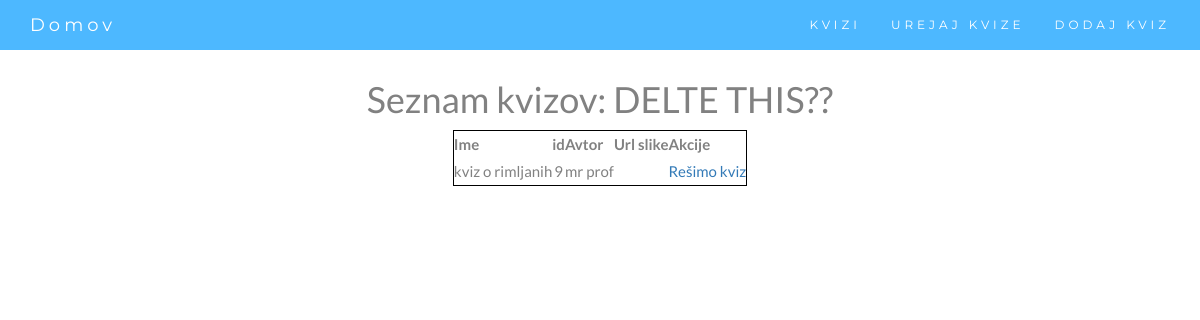
Before: /list_quizes with the older database file.
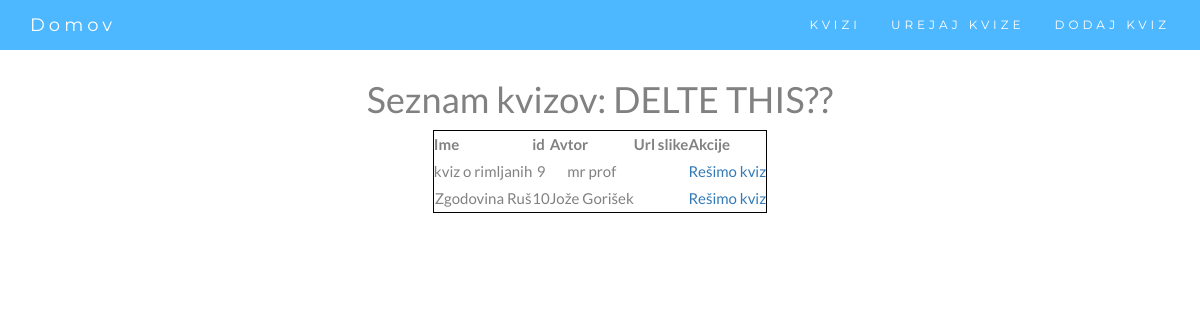
After: the same page with the newer database file.
### webapp/models.py (models this page shows)
class dbQuiz(models.Model):
    id = models.BigAutoField(primary_key=True)
    name = models.CharField(max_length=200, default="Kviz 1")
    author = models.CharField(max_length=200)
    password = models.CharField(max_length=200, default="hec") # geslo za kviz (da ni vsak kviz dostopen vsakomur)   --> Can we remove this?
    datoteka = models.FileField(upload_to='media/')
    created_at = models.DateTimeField(auto_now_add=True)
    updated_at = models.DateTimeField(auto_now=True)

### webapp/views.py (the view)
# urls.py: path('list_quizes', views.list_quizes, name='list_quizes'),
def list_quizes(request):
    kvizi = dbQuiz.objects.all()
    return render(request, "quiz_list.html", {'kvizi': kvizi})

### templates/quiz_list.html (shortened to what this page needs)
{% extends "skeleton.html" %}
{% block content %}
    <h1>Seznam kvizov: DELTE THIS??</h1>
    <table style="border: 1px solid black;">
        <tr>
            <th>Ime</th>
            <th>id</th>
            <th>Avtor</th>
            <th>Url slike</th>
            <th>Akcije</th>
        </tr>
        {% for i in kvizi %}
            <tr>
                <td>{{i.name}}</td>
                <td>{{i.id}}</td>
                <td>{{i.author}}</td>
                <td>{{i.pictureUrl}}</td>
                <td>
                    <a href="select_username/{{i.id}}">Rešimo kviz</a>
                </td>
            </tr>
        {%endfor%}
    </table>
{% endblock content %}

Changed rows visible on the page:
added dbQuiz: name "Zgodovina Ruš", id "10", author "Jože Gorišek"
